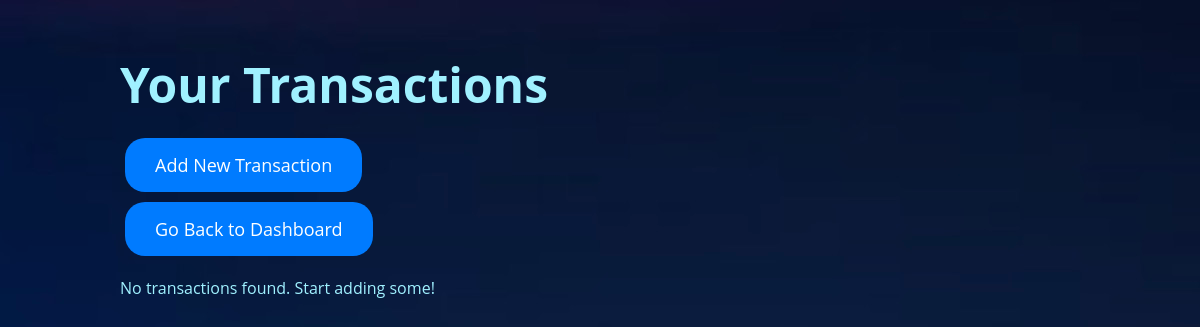
Page /transactions (signed in) on the earlier database version.
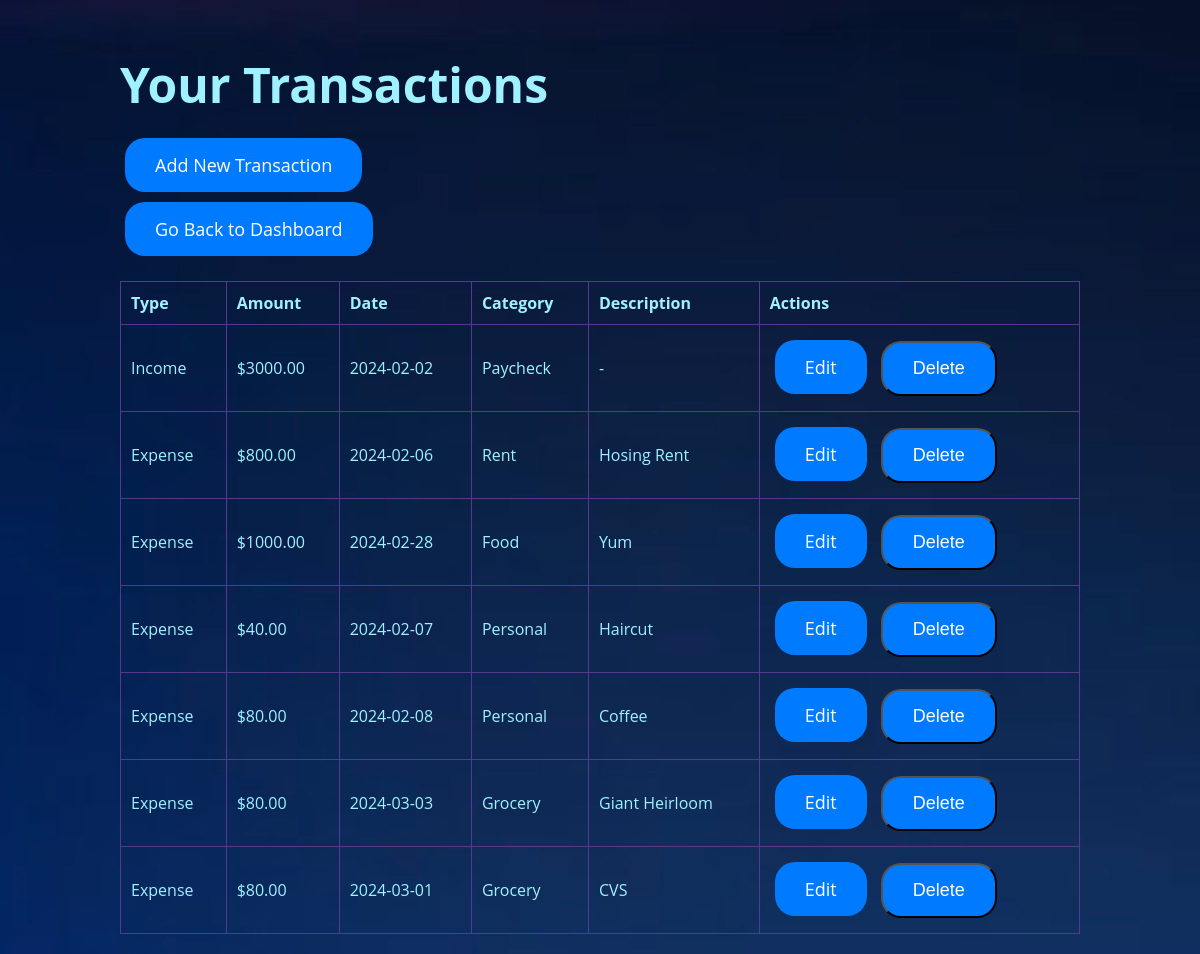
Same page on the later database version.
### models.py (models this page shows)
class Transaction(db.Model):
    id = db.Column(db.Integer, primary_key=True)
    type = db.Column(db.String(50), nullable=False)
    amount = db.Column(db.Float, nullable=False)
    date = db.Column(db.DateTime, nullable=False, default=datetime.utcnow)
    description = db.Column(db.String(200), nullable=True)
    category_id = db.Column(db.Integer, db.ForeignKey('category.id'), nullable=False)
    user_id = db.Column(db.Integer, db.ForeignKey('user.id'), nullable=False)
    category = db.relationship('Category', backref=db.backref('transactions', lazy=True))
    user = db.relationship('User', backref=db.backref('transactions', lazy=True))

class Category(db.Model):
    id = db.Column(db.Integer, primary_key=True)
    name = db.Column(db.String(50), nullable=False)
    user_id = db.Column(db.Integer, db.ForeignKey('user.id'), nullable=False)
    user = db.relationship('User', backref=db.backref('categories', lazy=True))

### app.py (the view)
@app.route('/transactions')
@login_required
def transactions():
    user_transactions = Transaction.query.filter_by(user_id=current_user.id).all()
    return render_template('transactions.html', transactions=user_transactions)

### app.py (called while the page is built)
@login_manager.user_loader
def load_user(user_id):
    return User.query.get(int(user_id))

### templates/transactions.html (shortened to what this page needs)
{% extends "layout.html" %}
{% block content %}
<div class="container">
    <h1 style="color: #a0f1ff;">Your Transactions</h1>
    <a href="{{ url_for('add_transaction') }}" class="btn">Add New Transaction</a>
    <div class="go-back">
        <a href="{{ url_for('home') }}" class="btn">Go Back to Dashboard</a>
    </div>
    {% if transactions %}
    <table class="table">
        <thead>
            <tr>
                <th>Type</th>
                <th>Amount</th>
                <th>Date</th>
                <th>Category</th>
                <th>Description</th>
                <th>Actions</th>
            </tr>
        </thead>
        <tbody>
            {% for transaction in transactions %}
            <tr>
                <td>{{ transaction.type }}</td>
                <td>${{ '%.2f'|format(transaction.amount) }}</td>
                <td>{{ transaction.date.strftime('%Y-%m-%d') }}</td>
                <td>{{ transaction.category.name }}</td>
                <td>{{ transaction.description }}</td>
                <td>
                    <a href="{{ url_for('edit_transaction', transaction_id=transaction.id) }}" class="btn">Edit</a>
                    <form action="{{ url_for('delete_transaction', transaction_id=transaction.id) }}" method="post" style="display: inline;" onsubmit="return confirm('Are you sure you want to delete this transaction?');">
                        <button type="submit" class="btn">Delete</button>
                    </form>
                </td>
            </tr>
            {% endfor %}
        </tbody>
    </table>
    {% else %}
    <p>No transactions found. Start adding some!</p>
    {% endif %}
</div>
{% endblock %}

### templates/layout.html (shortened to what this page needs)
<!DOCTYPE html>
<html lang="en">
<head>
    <link rel="stylesheet" href="{{ url_for('static', filename='css/style.css') }}">
</head>
<body>
    {% block content %}{% endblock %}
</body>
</html>

### static/css/style.css (style rules this page uses)
body { font-family: 'Open Sans'; margin: 0; padding: 0; background-color: #023567; background-image:url('../images/background.jpg'); color: #a0f1ff; }
.btn { display: inline-block; background-color: #007bff; color: white; padding: 15px 30px; text-decoration: none; border-radius: 20px; font-size: 18px; margin: 5px; transition: background-color 0.3s ease-in-out, transform 0.3s ease-in-out; text-align: center; }
.container { width: 80%; margin: auto; padding: 20px; }
.table { width: 100%; margin-top: 20px; border-collapse: collapse; color: #a0f1ff; }
.table, .table th, .table td { border: 1px solid #533a8f; }
.table th, .table td { padding: 10px; text-align: left; }
h1 { font-size: 3rem; margin-bottom: 1rem; }

Differences in the rows shown:
added Transaction: amount "3000.00"
added Transaction: amount "800.00"
added Transaction: amount "1000.00"
added Transaction: amount "40.00"
added Transaction: amount "80.00"
added Transaction: amount "80.00"
added Transaction: amount "80.00"
Other differences:
text no longer shown: "No transactions found. Start adding some!"
text now shown: "Type Amount Date Category Description Actions"
